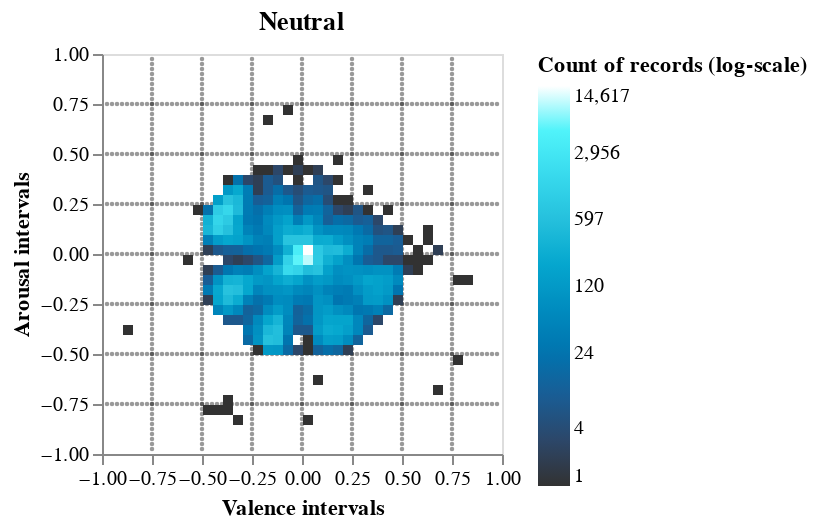

Notebook code cell kept with this figure:
### Code cell
# Create the histogram using Altair
histogram_2d_log = alt.Chart(hist_df).mark_rect().encode(
    x=alt.X('valence:Q', bin=alt.Bin(maxbins=total_bins), scale = alt.Scale(domain=[-1, 1]), 
            axis = alt.Axis(values=axis_steps, labelAngle=0, title="Valence intervals", labelFlush=False)),
    y=alt.Y('arousal:Q', bin=alt.Bin(maxbins=total_bins), scale = alt.Scale(domain=[-1, 1]), 
            axis = alt.Axis(values=axis_steps, labelAngle=0, title="Arousal intervals", labelFlush=False)),
    color=alt.Color('count:Q', scale=alt.Scale(type = 'log', scheme='darkblue', domain=[1, max_count]), 
                    legend=alt.Legend(title="Count of records (log-scale)", values=legend_steps_log)),
    tooltip=[
        alt.Tooltip('valence:Q', bin=alt.Bin(maxbins=total_bins), title='Valence Interval'),
        alt.Tooltip('arousal:Q', bin=alt.Bin(maxbins=total_bins), title='Arousal Interval'),
        alt.Tooltip('count:Q', title = 'Count of records')
    ]
).properties(
    title='Heatmap',
    width=200,
    height=200
)
# Overlay the heatmap and the dotted grid
neutral_histogram2d = (dotted_grid + histogram_2d_log).properties(title = 'Neutral').interactive()
neutral_histogram2d

### Figure 1 — Vega-Lite specification as saved in the notebook (floating-point values rounded to 4 significant figures; data arrays with more than 128 entries replaced by an {"elided": "..."} marker saying what was removed)
{"config": {"view": {"continuousWidth": 300, "continuousHeight": 300}}, "layer": [{"data": {"name": "data-c53d011f009317f84c01f8b65e9ae3ea"}, "mark": {"type": "circle", "color": "black", "opacity": 0.4, "size": 5}, "encoding": {"x": {"axis": {"grid": false}, "field": "valence", "scale": {"domain": [-1, 1]}, "type": "quantitative"}, "y": {"axis": {"grid": false}, "field": "arousal", "scale": {"domain": [-1, 1]}, "type": "quantitative"}}, "name": "view_53"}, {"data": {"name": "data-46ab1e92e3c60406359290aee1a11f88"}, "mark": {"type": "rect"}, "encoding": {"color": {"field": "count", "legend": {"title": "Count of records (log-scale)", "values": [1.0, 4.0, 24.0, 120.0, 597.0, 2956.0, 14620.0]}, "scale": {"domain": [1, 14620.0], "scheme": "darkblue", "type": "log"}, "type": "quantitative"}, "tooltip": [{"bin": {"maxbins": 40}, "field": "valence", "title": "Valence Interval", "type": "quantitative"}, {"bin": {"maxbins": 40}, "field": "arousal", "title": "Arousal Interval", "type": "quantitative"}, {"field": "count", "title": "Count of records", "type": "quantitative"}], "x": {"axis": {"labelAngle": 0, "labelFlush": false, "title": "Valence intervals", "values": [-1.0, -0.75, -0.5, -0.25, 0.0, 0.25, 0.5, 0.75, 1.0]}, "bin": {"maxbins": 40}, "field": "valence", "scale": {"domain": [-1, 1]}, "type": "quantitative"}, "y": {"axis": {"labelAngle": 0, "labelFlush": false, "title": "Arousal intervals", "values": [-1.0, -0.75, -0.5, -0.25, 0.0, 0.25, 0.5, 0.75, 1.0]}, "bin": {"maxbins": 40}, "field": "arousal", "scale": {"domain": [-1, 1]}, "type": "quantitative"}}, "title": "Heatmap"}], "height": 200, "params": [{"name": "param_54", "select": {"type": "interval", "encodings": ["x", "y"]}, "bind": "scales", "views": ["view_53"]}], "title": "Neutral", "width": 200, "$schema": "https://vega.github.io/schema/vega-lite/v5.15.1.json", "datasets": {"data-c53d011f009317f84c01f8b65e9ae3ea": {"elided": "1106 records"}, "data-46ab1e92e3c60406359290aee1a11f88": {"elided": "335 records"}}}
